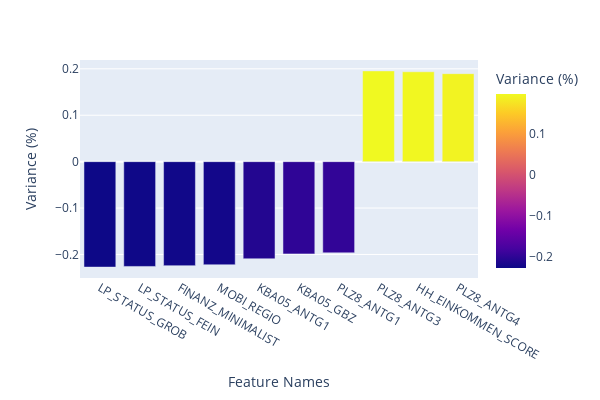

Write notebook code for a chart like this one.
### Code cell
plot_weights(pca2,0,feat_names,10)

### Figure 1 — Plotly figure (JSON) as saved in the notebook; plotly's stock layout.template omitted (floating-point values rounded to 4 significant figures)
{"data": [{"alignmentgroup": "True", "hovertemplate": "Feature Names=%{x}<br>Variance (%)=%{marker.color}<extra></extra>", "legendgroup": "", "marker": {"color": [-0.2272, -0.2258, -0.2241, -0.2222, -0.2093, -0.1988, -0.1965, 0.1955, 0.1936, 0.1896], "coloraxis": "coloraxis", "pattern": {"shape": ""}}, "name": "", "offsetgroup": "", "orientation": "v", "showlegend": false, "textposition": "auto", "type": "bar", "x": ["LP_STATUS_GROB", "LP_STATUS_FEIN", "FINANZ_MINIMALIST", "MOBI_REGIO", "KBA05_ANTG1", "KBA05_GBZ", "PLZ8_ANTG1", "PLZ8_ANTG3", "HH_EINKOMMEN_SCORE", "PLZ8_ANTG4"], "xaxis": "x", "y": [-0.2272, -0.2258, -0.2241, -0.2222, -0.2093, -0.1988, -0.1965, 0.1955, 0.1936, 0.1896], "yaxis": "y"}], "layout": {"barmode": "relative", "coloraxis": {"colorbar": {"title": {"text": "Variance (%)"}}, "colorscale": [[0, "#0d0887"], [0.1111, "#46039f"], [0.2222, "#7201a8"], [0.3333, "#9c179e"], [0.4444, "#bd3786"], [0.5556, "#d8576b"], [0.6667, "#ed7953"], [0.7778, "#fb9f3a"], [0.8889, "#fdca26"], [1, "#f0f921"]]}, "height": 400, "legend": {"tracegroupgap": 0}, "margin": {"t": 60}, "width": 600, "xaxis": {"anchor": "y", "domain": [0, 1], "title": {"text": "Feature Names"}}, "yaxis": {"anchor": "x", "domain": [0, 1], "title": {"text": "Variance (%)"}}}}
